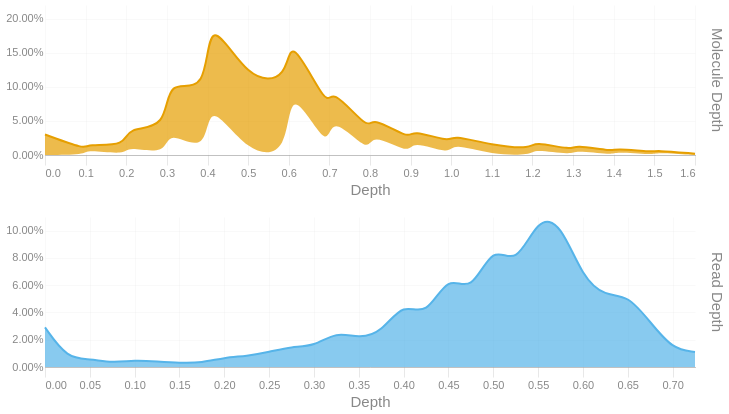

Here is the notebook cell this chart was saved with:
### Code cell
readdep = depth_hist(tb['Read Depth'], q99, 3)
readdep = readdep.with_columns(pl.lit('Read Depth').alias('Metric'))
if not SKIPLR:
    moldep = depth_hist(tb['Molecule Depth'], mol_q99, 1)
    moldep = moldep.with_columns(pl.lit('Molecule Depth').alias('Metric'))
    _hist = pl.concat([readdep, moldep])
    _hist = _hist.filter(pl.col('Proportion') != 0)
    with SafeRender(_hist):
        (
            alt.Chart(_hist)        
            .mark_area(interpolate = "basis")
            .encode(
                x=alt.X('Bin:Q').scale(domainMin=0).axis(alt.Axis(title='Depth')),
                y = alt.Y('Proportion:Q', title = None).axis(format = '.2%'),
                color = alt.Color('Metric:N').legend(None),
                row = alt.Row("Metric:N").header(title = None, labelOrient = 'right'),
                tooltip = [
                    alt.Tooltip("Metric:N", title = "Metric"),
                    alt.Tooltip('Interval:N', title = "Depth Interval"),
                    alt.Tooltip('Proportion:Q', title = "% Alignments").format('.2%')
                ]
            )
            .resolve_scale(x='independent', y='independent')
            .properties(
                height = 150, width = 650,
                usermeta={'embedOptions': {'downloadFileName': f'{samplename}.depth.hist'}}
            )
        ).display()
else:
    readdep = readdep.filter(pl.col('Proportion') != 0)
    with SafeRender(readdep):
        (
            alt.Chart(readdep)        
            .mark_area(interpolate = "basis")
            .encode(
                x=alt.X('Bin:Q').scale(domainMin=0).axis(alt.Axis(title='Depth')),
                y = alt.Y('Proportion:Q', title = None).axis(format = '.2%'),
                tooltip = [
                    alt.Tooltip('Interval:N', title = "Depth Interval"),
                    alt.Tooltip('Proportion:Q', title = "% Alignments").format('.2%')
                ]
            )
            .properties(
                usermeta={'embedOptions': {'downloadFileName': f'{samplename}.depth.hist'}}
            )
        ).display()

### Figure 1 — Vega-Lite specification as saved in the notebook (floating-point values rounded to 4 significant figures)
{"width": 650, "height": 150, "config": {"title": {"anchor": "start", "dy": -15, "fontSize": 18, "color": "#888888", "subtitleColor": "#888888", "subtitleFontSize": 14}, "arc": {"fill": "#0072B2"}, "axis": {"domainColor": "#888888", "domainWidth": 0.5, "gridWidth": 0.2, "grid": false, "titleFontWeight": 400, "titleFontSize": 15, "labelFontSize": 11, "labelColor": "#888888", "tickColor": "#888888", "tickWidth": 0.2, "titleColor": "#888888"}, "axisBand": {"grid": false}, "axisX": {"grid": true, "tickSize": 10, "domainCap": "round"}, "axisY": {"domain": false, "grid": true, "tickSize": 0, "domainCap": "round"}, "background": "transparent", "header": {"labelFontSize": 15, "labelColor": "#888888", "titleFontSize": 15, "titleFontWeight": 600, "titleColor": "#888888"}, "legend": {"labelFont": "sans-serif", "labelFontSize": 12, "labelColor": "#888888", "symbolSize": 100, "symbolType": "circle", "titleFontSize": 12, "titlePadding": 10, "titleColor": "#888888", "title": null}, "range": {"category": ["#E69F00", "#56B4E9", "#009E73", "#F0E442", "#0072B2", "#D55E00", "#CC79A7", "#000000"], "diverging": ["#cfe8f3", "#a2d4ec", "#73bfe2", "#46abdb", "#1696d2", "#12719e"]}, "area": {"fill": "#0072B2", "fillOpacity": 0.7, "line": true, "strokeOpacity": 0.7}, "line": {"color": "#0072B2", "stroke": "#0072B2", "strokeWidth": 2}, "trail": {"color": "#0072B2", "stroke": "#0072B2", "strokeWidth": 0, "size": 1}, "point": {"filled": true, "fillOpacity": 1.0, "size": 95}, "text": {"color": "#888888", "fontSize": 11, "align": "right", "fontWeight": 400, "size": 11}, "bar": {"fill": "#0072B2", "stroke": null}, "view": {"stroke": null, "continuousWidth": 660, "continuousHeight": 400}}, "data": {"name": "data-8f05f74f4ae0dfa8cadb3e318ce99df5"}, "mark": {"type": "area", "interpolate": "basis"}, "encoding": {"color": {"field": "Metric", "legend": null, "type": "nominal"}, "row": {"field": "Metric", "header": {"title": null, "labelOrient": "right"}, "type": "nominal"}, "tooltip": [{"field": "Metric", "title": "Metric", "type": "nominal"}, {"field": "Interval", "title": "Depth Interval", "type": "nominal"}, {"field": "Proportion", "format": ".2%", "title": "% Alignments", "type": "quantitative"}], "x": {"axis": {"title": "Depth"}, "field": "Bin", "scale": {"domainMin": 0}, "type": "quantitative"}, "y": {"axis": {"format": ".2%"}, "field": "Proportion", "title": null, "type": "quantitative"}}, "resolve": {"scale": {"x": "independent", "y": "independent"}}, "usermeta": {"embedOptions": {"downloadFileName": "S6_Altamaha_3954.depth.hist"}}, "$schema": "https://vega.github.io/schema/vega-lite/v6.1.0.json", "datasets": {"data-8f05f74f4ae0dfa8cadb3e318ce99df5": [{"Bin": 0.0, "Interval": "0.0-0.025", "Proportion": 0.029, "Metric": "Read Depth"}, {"Bin": 0.025, "Interval": "0.025-0.05", "Proportion": 0.006, "Metric": "Read Depth"}, {"Bin": 0.05, "Interval": "0.05-0.075", "Proportion": 0.006, "Metric": "Read Depth"}, {"Bin": 0.075, "Interval": "0.075-0.1", "Proportion": 0.003, "Metric": "Read Depth"}, {"Bin": 0.1, "Interval": "0.1-0.125", "Proportion": 0.005, "Metric": "Read Depth"}, {"Bin": 0.125, "Interval": "0.125-0.15", "Proportion": 0.004, "Metric": "Read Depth"}, {"Bin": 0.15, "Interval": "0.15-0.175", "Proportion": 0.003, "Metric": "Read Depth"}, {"Bin": 0.175, "Interval": "0.175-0.2", "Proportion": 0.003, "Metric": "Read Depth"}, {"Bin": 0.2, "Interval": "0.2-0.225", "Proportion": 0.007, "Metric": "Read Depth"}, {"Bin": 0.225, "Interval": "0.225-0.25", "Proportion": 0.008, "Metric": "Read Depth"}, {"Bin": 0.25, "Interval": "0.25-0.275", "Proportion": 0.011, "Metric": "Read Depth"}, {"Bin": 0.275, "Interval": "0.275-0.3", "Proportion": 0.015, "Metric": "Read Depth"}, {"Bin": 0.3, "Interval": "0.3-0.325", "Proportion": 0.015, "Metric": "Read Depth"}, {"Bin": 0.325, "Interval": "0.325-0.35", "Proportion": 0.026, "Metric": "Read Depth"}, {"Bin": 0.35, "Interval": "0.35-0.375", "Proportion": 0.021, "Metric": "Read Depth"}, {"Bin": 0.375, "Interval": "0.375-0.4", "Proportion": 0.025, "Metric": "Read Depth"}, {"Bin": 0.4, "Interval": "0.4-0.425", "Proportion": 0.048, "Metric": "Read Depth"}, {"Bin": 0.425, "Interval": "0.425-0.45", "Proportion": 0.036, "Metric": "Read Depth"}, {"Bin": 0.45, "Interval": "0.45-0.475", "Proportion": 0.069, "Metric": "Read Depth"}, {"Bin": 0.475, "Interval": "0.475-0.5", "Proportion": 0.053, "Metric": "Read Depth"}, {"Bin": 0.5, "Interval": "0.5-0.525", "Proportion": 0.091, "Metric": "Read Depth"}, {"Bin": 0.525, "Interval": "0.525-0.55", "Proportion": 0.073, "Metric": "Read Depth"}, {"Bin": 0.55, "Interval": "0.55-0.575", "Proportion": 0.11, "Metric": "Read Depth"}, {"Bin": 0.575, "Interval": "0.575-0.6", "Proportion": 0.106, "Metric": "Read Depth"}, {"Bin": 0.6, "Interval": "0.6-0.625", "Proportion": 0.065, "Metric": "Read Depth"}, {"Bin": 0.625, "Interval": "0.625-0.65", "Proportion": 0.052, "Metric": "Read Depth"}, {"Bin": 0.65, "Interval": "0.65-0.675", "Proportion": 0.053, "Metric": "Read Depth"}, {"Bin": 0.675, "Interval": "0.675-0.7", "Proportion": 0.033, "Metric": "Read Depth"}, {"Bin": 0.7, "Interval": "0.7-0.725", "Proportion": 0.013, "Metric": "Read Depth"}, {"Bin": 0.725, "Interval": "0.725-0.75", "Proportion": 0.011, "Metric": "Read Depth"}, {"Bin": 0.0, "Interval": "0.0-0.1", "Proportion": 0.03, "Metric": "Molecule Depth"}, {"Bin": 0.1, "Interval": "0.1-0.1", "Proportion": 0.008, "Metric": "Molecule Depth"}, {"Bin": 0.1, "Interval": "0.1-0.2", "Proportion": 0.008, "Metric": "Molecule Depth"}, {"Bin": 0.2, "Interval": "0.2-0.2", "Proportion": 0.013, "Metric": "Molecule Depth"}, {"Bin": 0.2, "Interval": "0.2-0.3", "Proportion": 0.028, "Metric": "Molecule Depth"}, {"Bin": 0.3, "Interval": "0.3-0.3", "Proportion": 0.038, "Metric": "Molecule Depth"}, {"Bin": 0.3, "Interval": "0.3-0.4", "Proportion": 0.077, "Metric": "Molecule Depth"}, {"Bin": 0.4, "Interval": "0.4-0.4", "Proportion": 0.086, "Metric": "Molecule Depth"}, {"Bin": 0.4, "Interval": "0.4-0.5", "Proportion": 0.129, "Metric": "Molecule Depth"}, {"Bin": 0.5, "Interval": "0.5-0.6", "Proportion": 0.106, "Metric": "Molecule Depth"}, {"Bin": 0.6, "Interval": "0.6-0.6", "Proportion": 0.111, "Metric": "Molecule Depth"}, {"Bin": 0.6, "Interval": "0.6-0.7", "Proportion": 0.071, "Metric": "Molecule Depth"}, {"Bin": 0.7, "Interval": "0.7-0.7", "Proportion": 0.063, "Metric": "Molecule Depth"}, {"Bin": 0.7, "Interval": "0.7-0.8", "Proportion": 0.04, "Metric": "Molecule Depth"}, {"Bin": 0.8, "Interval": "0.8-0.8", "Proportion": 0.034, "Metric": "Molecule Depth"}, {"Bin": 0.8, "Interval": "0.8-0.9", "Proportion": 0.024, "Metric": "Molecule Depth"}, {"Bin": 0.9, "Interval": "0.9-0.9", "Proportion": 0.022, "Metric": "Molecule Depth"}, {"Bin": 0.9, "Interval": "0.9-1.0", "Proportion": 0.016, "Metric": "Molecule Depth"}, {"Bin": 1.0, "Interval": "1.0-1.0", "Proportion": 0.018, "Metric": "Molecule Depth"}, {"Bin": 1.0, "Interval": "1.0-1.1", "Proportion": 0.012, "Metric": "Molecule Depth"}, {"Bin": 1.1, "Interval": "1.1-1.2", "Proportion": 0.014, "Metric": "Molecule Depth"}, {"Bin": 1.2, "Interval": "1.2-1.2", "Proportion": 0.009, "Metric": "Molecule Depth"}, {"Bin": 1.2, "Interval": "1.2-1.3", "Proportion": 0.011, "Metric": "Molecule Depth"}, {"Bin": 1.3, "Interval": "1.3-1.3", "Proportion": 0.007, "Metric": "Molecule Depth"}, {"Bin": 1.3, "Interval": "1.3-1.4", "Proportion": 0.008, "Metric": "Molecule Depth"}, {"Bin": 1.4, "Interval": "1.4-1.4", "Proportion": 0.005, "Metric": "Molecule Depth"}, {"Bin": 1.4, "Interval": "1.4-1.5", "Proportion": 0.005, "Metric": "Molecule Depth"}, {"Bin": 1.5, "Interval": "1.5-1.5", "Proportion": 0.004, "Metric": "Molecule Depth"}, {"Bin": 1.5, "Interval": "1.5-1.6", "Proportion": 0.003, "Metric": "Molecule Depth"}, {"Bin": 1.6, "Interval": "1.6-1.65", "Proportion": 0.002, "Metric": "Molecule Depth"}]}}
